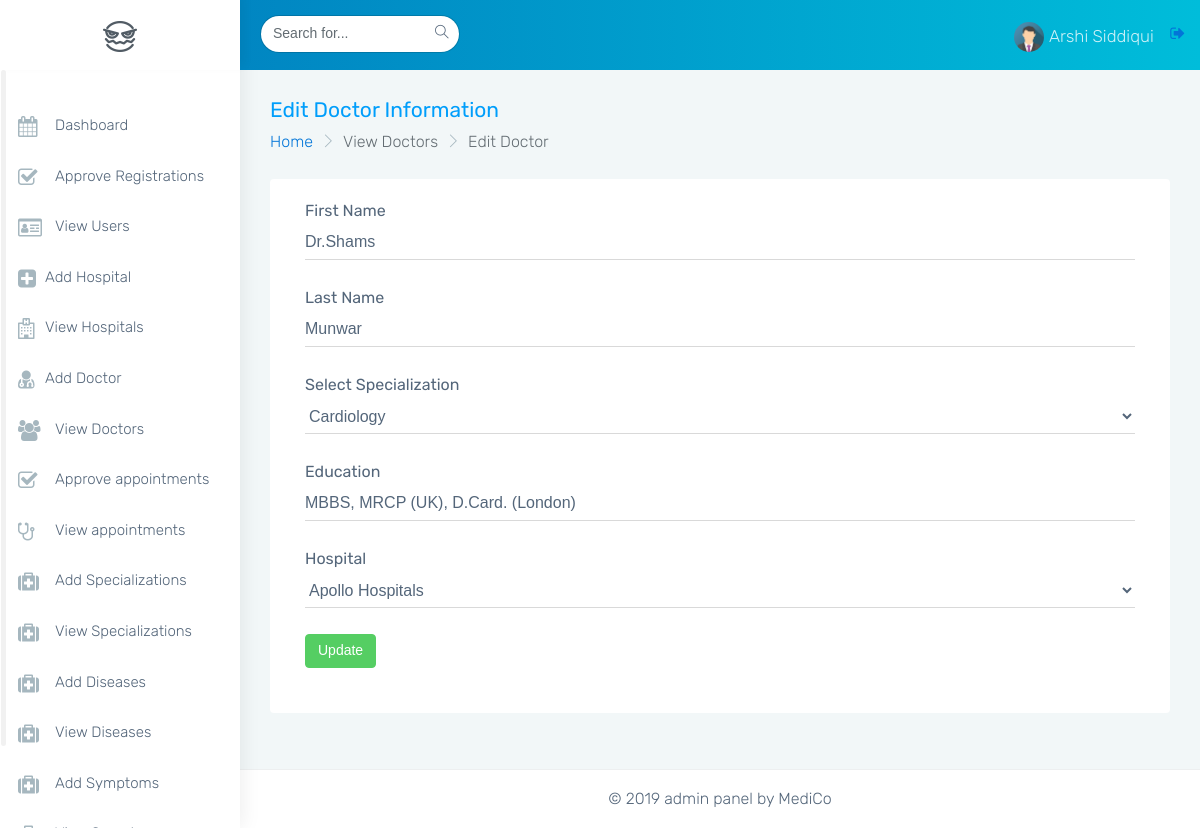
The page /mediment-admin/monster-html/update_doctors.php?id=1 (signed in) on the database its author committed.
### tables this page shows
CREATE TABLE `doctors` (
  `doctorid` int(11) NOT NULL,
  `firstname` varchar(45) NOT NULL,
  `lastname` varchar(45) DEFAULT NULL,
  `education` varchar(255) DEFAULT NULL,
  `hospitalid` int(11) NOT NULL,
  `specializationid` int(11) NOT NULL,
  `isdelete` char(1) DEFAULT '0',
  `created_at` datetime DEFAULT current_timestamp(),
  `updated_at` datetime DEFAULT current_timestamp() ON UPDATE current_timestamp()
);

### mediment-admin/monster-html/update_doctors.php (the view, shortened to what this page needs)
<?php
    include('common/html_head.php');
    include('common/db_connection.php');
    $sql="SELECT * FROM specialization WHERE isdelete='0' ORDER BY name";
    $sql2 = "SELECT * FROM hospitals WHERE isdelete='0' ORDER BY name";
    $id =$_GET['id'];
    $sql3="SELECT * FROM doctors WHERE isdelete='0' AND doctorid=".$id;
    $result=mysqli_query($connect,$sql);
    $result2=mysqli_query($connect,$sql2);
    $result3=mysqli_query($connect,$sql3);
    $row3=mysqli_fetch_assoc($result3);
?>
<body class="fix-header card-no-border">
    <div id="main-wrapper">
        <?php
        include('common/header.php');
        ?>
        <?php
        include('common/side_nav.php');
        ?>
        <div class="page-wrapper">
            <div class="container-fluid">
                <div class="row page-titles">
                    <div class="col-md-6 col-8 align-self-center">
                        <h3 class="text-themecolor m-b-0 m-t-0">Edit Doctor Information</h3>
                        <ol class="breadcrumb">
                            <li class="breadcrumb-item"><a href="javascript:void(0)">Home</a></li>
                            <li class="breadcrumb-item active">View Doctors</li>
                            <li class="breadcrumb-item active">Edit Doctor</li>
                        </ol>
                    </div>
                </div>
                <div class="card">
                            <div class="card-block">
                                <form class="form-horizontal form-material" action="update_doctors_process.php?id=<?php echo $id; ?>" method="post">
                                    <div class="form-group">
                                        <label for="fname" class="col-md-12">First Name</label>
                                        <div class="col-md-12">
                                            <input type="text" placeholder="Johnathan Doe" class="form-control form-control-line" id="fname" name="firstname" value="<?php echo $row3['firstname'];?>">
                                        </div>
                                    </div>
                                    <div class="form-group">
                                        <label for="lname" class="col-md-12">Last Name</label>
                                        <div class="col-md-12">
                                            <input type="text" placeholder="Johnathan Doe" class="form-control form-control-line" id="lname" name="lastname" value="<?php echo $row3['lastname'];?>">
                                        </div>
                                    </div>
                                    <div class="form-group">
                                        <label class="col-sm-12">Select Specialization</label>
                                        <div class="col-sm-12">
                                            <select class="form-control form-control-line" name="specialization">
                                                <?php while($row=mysqli_fetch_assoc($result)):;?>
                                                <option value="<?php echo $row['specid'];?>"><?php echo $row['name'];?></option>
                                                <?php endwhile;?>
                                            </select>
                                        </div>
                                    </div>
                                    <div class="form-group">
                                        <label class="col-md-12">Education</label>
                                        <div class="col-md-12">
                                            <input type="text" class="form-control form-control-line" name="education" value="<?php echo $row3['education'];?>">
                                        </div>
                                    </div>
                                    <div class="form-group">
                                        <label class="col-sm-12">Hospital</label>
                                        <div class="col-sm-12">
                                            <select class="form-control form-control-line" name="hospital">
                                                <?php while($row=mysqli_fetch_assoc($result2)):;?>
                                                <option value="<?php echo $row['hospitalid'];?>"><?php echo $row['name'];?></option>
                                                <?php endwhile;?>
                                            </select>
                                        </div>
                                    </div>
                                    <div class="form-group">
                                        <div class="col-sm-12">
                                            <input type="submit" class="btn btn-success" value="Update">
                                        </div>
                                    </div>
                                </form>
                            </div>
                        </div>
            </div>
            <?php
            include('common/footer.php');
            ?>
</body>
</html>

### mediment-admin/monster-html/css/colors/blue.css (style rules this page uses)
.text-themecolor { color: #009efb !important; }

### rows shown on the page
doctors: firstname "Dr.Shams", lastname "Munwar", education "MBBS, MRCP (UK), D.Card. (London)"

### other values the page prints
$_SESSION['fullname'] "Arshi Siddiqui"
form field specialization "Cardiology"
form field hospital "Apollo Hospitals"
